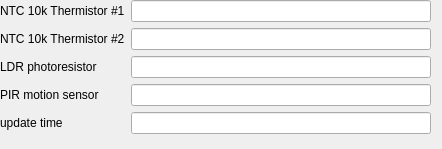
<?xml version="1.0" encoding="UTF-8"?>
<ui version="4.0">
 <class>whassup</class>
 <widget class="QWidget" name="whassup">
  <property name="geometry">
   <rect>
    <x>0</x>
    <y>0</y>
    <width>442</width>
    <height>149</height>
   </rect>
  </property>
  <property name="windowTitle">
   <string>Leonardo</string>
  </property>
  <widget class="QWidget" name="widget" native="true">
   <property name="geometry">
    <rect>
     <x>0</x>
     <y>0</y>
     <width>431</width>
     <height>142</height>
    </rect>
   </property>
   <layout class="QFormLayout" name="formLayout">
    <item row="0" column="0">
     <widget class="QLabel" name="label">
      <property name="text">
       <string>NTC 10k Thermistor #1</string>
      </property>
     </widget>
    </item>
    <item row="0" column="1">
     <widget class="QLineEdit" name="T0_value">
      <property name="readOnly">
       <bool>true</bool>
      </property>
     </widget>
    </item>
    <item row="1" column="0">
     <widget class="QLabel" name="label_2">
      <property name="text">
       <string>NTC 10k Thermistor #2</string>
      </property>
     </widget>
    </item>
    <item row="1" column="1">
     <widget class="QLineEdit" name="T1_value">
      <property name="readOnly">
       <bool>true</bool>
      </property>
     </widget>
    </item>
    <item row="2" column="0">
     <widget class="QLabel" name="label_3">
      <property name="text">
       <string>LDR photoresistor</string>
      </property>
     </widget>
    </item>
    <item row="2" column="1">
     <widget class="QLineEdit" name="LDR_value">
      <property name="readOnly">
       <bool>true</bool>
      </property>
     </widget>
    </item>
    <item row="3" column="0">
     <widget class="QLabel" name="label_4">
      <property name="text">
       <string>PIR motion sensor</string>
      </property>
     </widget>
    </item>
    <item row="3" column="1">
     <widget class="QLineEdit" name="PIR_value">
      <property name="readOnly">
       <bool>true</bool>
      </property>
     </widget>
    </item>
    <item row="4" column="0">
     <widget class="QLabel" name="label_5">
      <property name="text">
       <string>update time</string>
      </property>
     </widget>
    </item>
    <item row="4" column="1">
     <widget class="QLineEdit" name="timestamp">
      <property name="readOnly">
       <bool>true</bool>
      </property>
     </widget>
    </item>
   </layout>
  </widget>
 </widget>
 <resources/>
 <connections/>
</ui>
